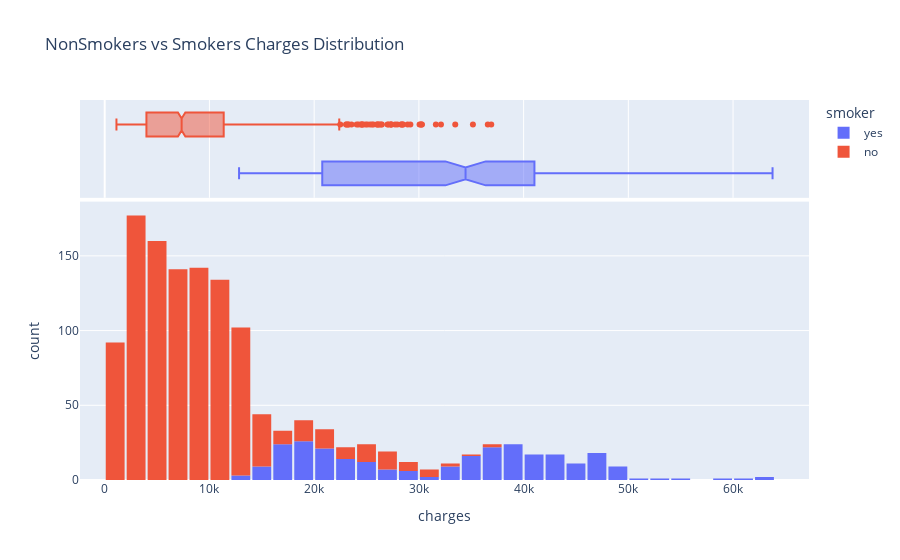

The cell this chart's notebook holds for it:
### Code cell
fig = px.histogram(df, x = "charges", marginal = 'box', color = 'smoker', title = "NonSmokers vs Smokers Charges Distribution")
#color in px is essentially like hue in seaborn, so we are coloring based on the smoker column

#gaps between the bars
fig.update_layout(bargap = 0.1)

#show the objects
fig.show()

### Figure 1 — Plotly figure (JSON) as saved in the notebook; plotly's stock layout.template omitted (floating-point values rounded to 4 significant figures; data arrays with more than 128 entries replaced by an {"elided": "..."} marker saying what was removed)
{"data": [{"alignmentgroup": "True", "bingroup": "x", "hovertemplate": "smoker=yes<br>charges=%{x}<br>count=%{y}<extra></extra>", "legendgroup": "yes", "marker": {"color": "#636efa", "pattern": {"shape": ""}}, "name": "yes", "offsetgroup": "yes", "orientation": "v", "showlegend": true, "type": "histogram", "x": {"elided": "274 float values"}, "xaxis": "x", "yaxis": "y"}, {"alignmentgroup": "True", "hovertemplate": "smoker=yes<br>charges=%{x}<extra></extra>", "legendgroup": "yes", "marker": {"color": "#636efa"}, "name": "yes", "notched": true, "offsetgroup": "yes", "showlegend": false, "type": "box", "x": {"elided": "274 float values"}, "xaxis": "x2", "yaxis": "y2"}, {"alignmentgroup": "True", "bingroup": "x", "hovertemplate": "smoker=no<br>charges=%{x}<br>count=%{y}<extra></extra>", "legendgroup": "no", "marker": {"color": "#EF553B", "pattern": {"shape": ""}}, "name": "no", "offsetgroup": "no", "orientation": "v", "showlegend": true, "type": "histogram", "x": {"elided": "1064 float values"}, "xaxis": "x", "yaxis": "y"}, {"alignmentgroup": "True", "hovertemplate": "smoker=no<br>charges=%{x}<extra></extra>", "legendgroup": "no", "marker": {"color": "#EF553B"}, "name": "no", "notched": true, "offsetgroup": "no", "showlegend": false, "type": "box", "x": {"elided": "1064 float values"}, "xaxis": "x2", "yaxis": "y2"}], "layout": {"bargap": 0.1, "barmode": "relative", "legend": {"title": {"text": "smoker"}, "tracegroupgap": 0}, "title": {"text": "NonSmokers vs Smokers Charges Distribution"}, "xaxis": {"anchor": "y", "domain": [0, 1], "title": {"text": "charges"}}, "xaxis2": {"anchor": "y2", "domain": [0, 1], "matches": "x", "showgrid": true, "showticklabels": false}, "yaxis": {"anchor": "x", "domain": [0, 0.7326], "title": {"text": "count"}}, "yaxis2": {"anchor": "x2", "domain": [0.7426, 1], "matches": "y2", "showgrid": false, "showline": false, "showticklabels": false, "ticks": ""}}}
